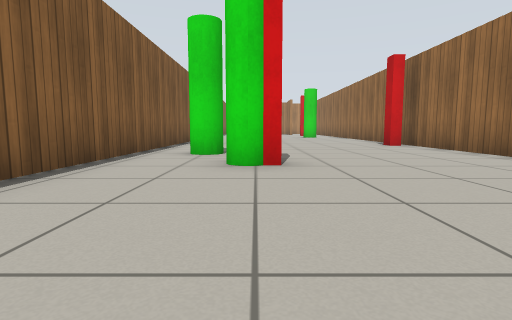
view 1 (above)

16 first-person views from a walk through a robot-simulator world made for Gazebo. The camera is 0.5 m above the floor, tilts 6° down and sees 80° across. The lines on the ground mark 1 m squares. The floor is counted in squares, 1 m on a side. Each view is taken from the middle of a square. On the plan, view 1 faces up. The plan holds only what a view shows up to about 9 squares ahead; the rest is blank. Gazebo's built-in surfaces are drawn with simple patterns.

view 2
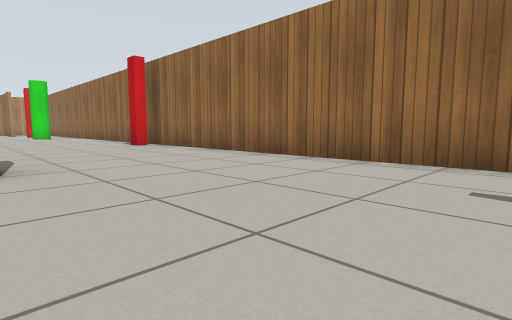

view 3
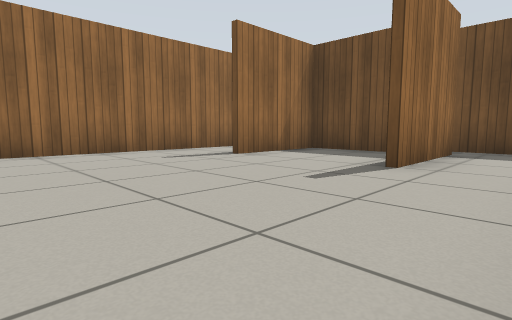

view 4
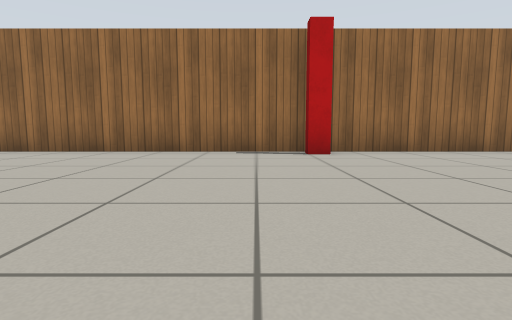

view 5
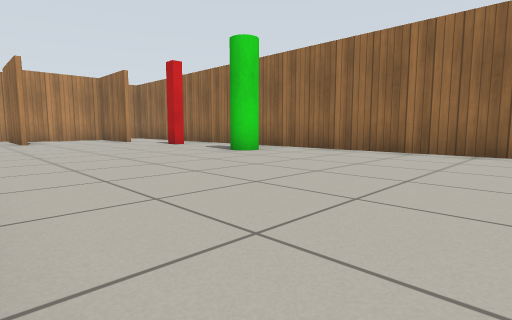

view 6
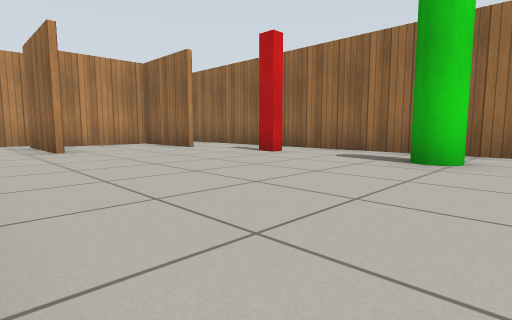

view 7
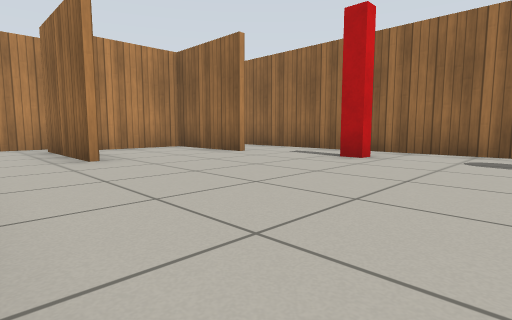

view 8
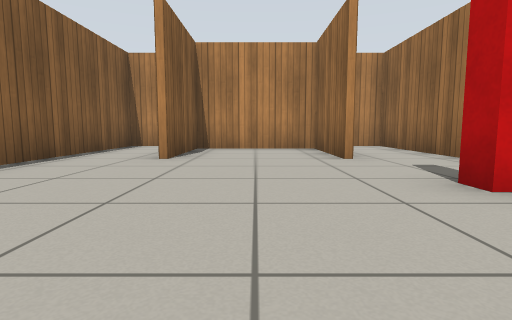

view 9
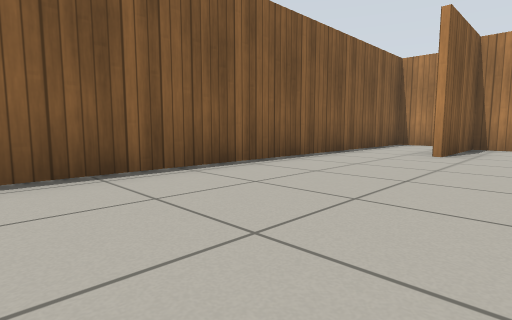

view 10
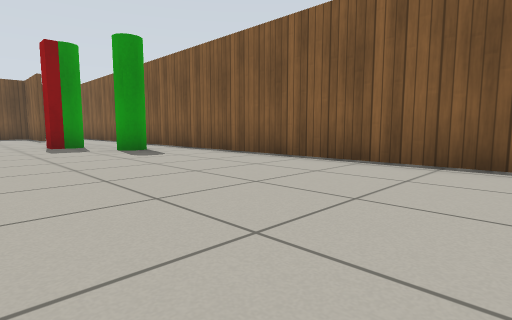

view 11
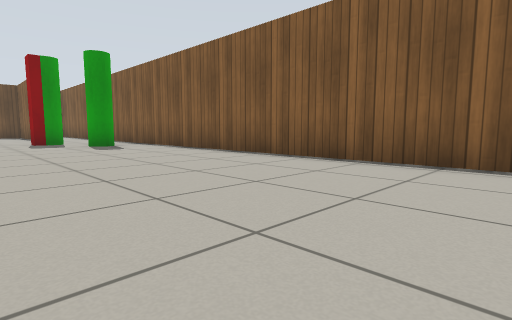

view 12
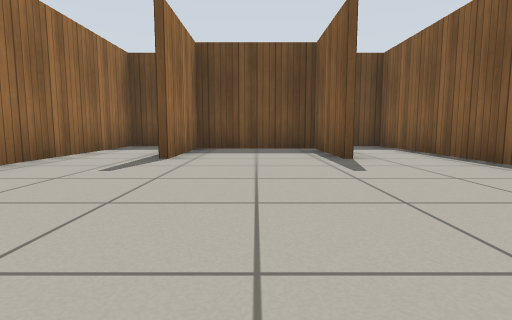

view 13
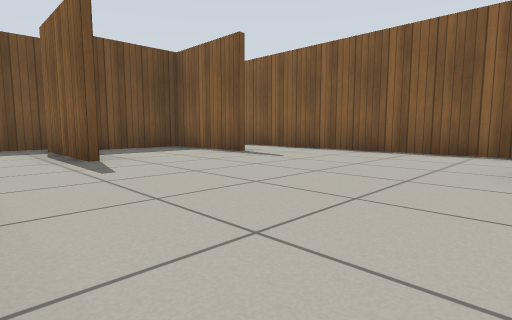

view 14
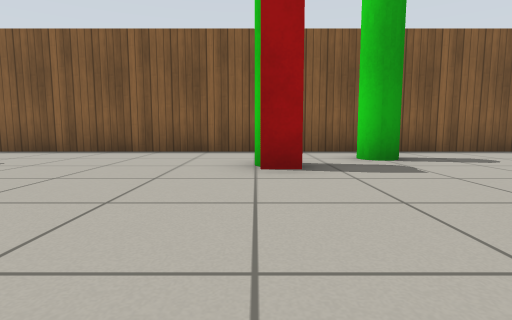

view 15
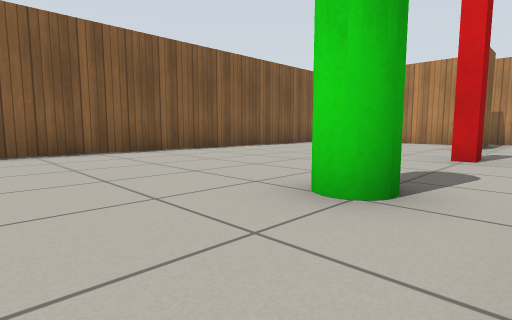

view 16
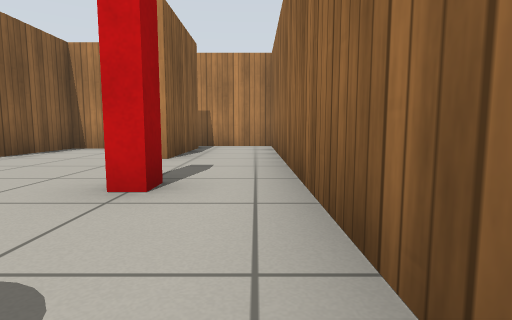

### Floor plan
Points are (right, up) in squares from view 1. A wall is a line through its corners. A room is listed if a view was taken in it or the views show most of it. See-through windows are left out.
Room 1 (views 1, 2, 3, 4, 5, 6, 7, 8, 9, 10, 11, 12, 13, 14, 15, 16)
walls: (2.4, 21.9) (2.4, 24.4) (-0.4, 24.4) (-0.4, 21.9); (-0.6, 21.9) (-0.6, 24.6); (-0.4, -0.9) (-0.4, -3.4) (2.4, -3.4) (2.4, -0.9); (2.6, -0.9) (2.6, -3.6); (2.6, 24.6) (2.6, 21.9); (-0.4, 25.4) (-2.4, 25.4) (-2.4, -4.4) (-0.4, -4.4); (-0.6, -3.6) (-0.6, -0.9); (4.4, -3.4) (4.4, 25.4) (2.4, 25.4)
ways out: opening at (4, -4)
objects: green cylinder (-1, 6); green cylinder (0, 4); red post (0, 5); green cylinder (3, 16); red post (3, 20); red post (4, 9)

Positions as (right, up) in squares from view 1, and headings:
1: (0, 0), facing up
2: (0, 0), facing up-right
3: (-2, 3), facing down-right
4: (-2, 10), facing right
5: (-2, 11), facing up-right
6: (-2, 15), facing up-right
7: (-2, 17), facing up-right
8: (1, 17), facing up
9: (1, 16), facing up-left
10: (2, 13), facing down-left
11: (2, 15), facing down-left
12: (1, 4), facing down
13: (4, 4), facing down-left
14: (4, 4), facing left
15: (4, 14), facing up-left
16: (4, 17), facing up
